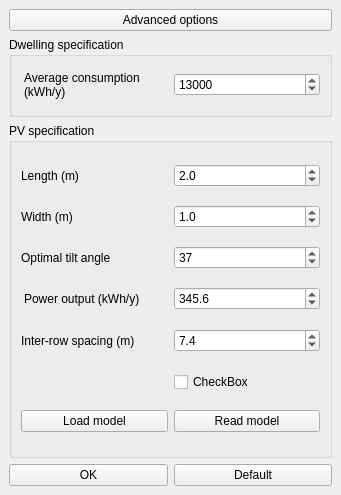
<?xml version="1.0" encoding="UTF-8"?>
<ui version="4.0">
 <class>DockWidget</class>
 <widget class="QDockWidget" name="DockWidget">
  <property name="geometry">
   <rect>
    <x>0</x>
    <y>0</y>
    <width>341</width>
    <height>495</height>
   </rect>
  </property>
  <property name="minimumSize">
   <size>
    <width>254</width>
    <height>461</height>
   </size>
  </property>
  <property name="maximumSize">
   <size>
    <width>524287</width>
    <height>524287</height>
   </size>
  </property>
  <property name="windowTitle">
   <string>Configure</string>
  </property>
  <widget class="QWidget" name="dockWidgetContents">
   <layout class="QGridLayout" name="gridLayout_6">
    <item row="1" column="0">
     <layout class="QGridLayout" name="gridLayout_2">
      <item row="0" column="0">
       <widget class="QGroupBox" name="dwelling_specs">
        <property name="minimumSize">
         <size>
          <width>0</width>
          <height>80</height>
         </size>
        </property>
        <property name="maximumSize">
         <size>
          <width>16777215</width>
          <height>80</height>
         </size>
        </property>
        <property name="title">
         <string>Dwelling specification</string>
        </property>
        <layout class="QGridLayout" name="gridLayout_5">
         <item row="0" column="0">
          <layout class="QGridLayout" name="gridLayout_3">
           <item row="0" column="0">
            <widget class="QLabel" name="averageHouseConsumption_label">
             <property name="text">
              <string>Average consumption (kWh/y)</string>
             </property>
             <property name="wordWrap">
              <bool>true</bool>
             </property>
             <property name="indent">
              <number>3</number>
             </property>
            </widget>
           </item>
           <item row="0" column="1">
            <widget class="QSpinBox" name="houseConsumption_spinBox">
             <property name="minimum">
              <number>1</number>
             </property>
             <property name="maximum">
              <number>999999</number>
             </property>
             <property name="value">
              <number>13000</number>
             </property>
            </widget>
           </item>
          </layout>
         </item>
        </layout>
       </widget>
      </item>
      <item row="1" column="0">
       <layout class="QGridLayout" name="gridLayout">
        <item row="1" column="0">
         <widget class="QPushButton" name="ok_pushButton">
          <property name="text">
           <string>OK</string>
          </property>
         </widget>
        </item>
        <item row="1" column="1">
         <widget class="QPushButton" name="reset_pushButton">
          <property name="text">
           <string>Default</string>
          </property>
         </widget>
        </item>
        <item row="0" column="0" colspan="2">
         <widget class="QGroupBox" name="PV_specs">
          <property name="title">
           <string>PV specification</string>
          </property>
          <layout class="QGridLayout" name="gridLayout_4">
           <item row="0" column="0">
            <widget class="QLabel" name="PV_length_label">
             <property name="enabled">
              <bool>true</bool>
             </property>
             <property name="text">
              <string>Length (m)</string>
             </property>
            </widget>
           </item>
           <item row="0" column="1">
            <widget class="QDoubleSpinBox" name="length_spinbox">
             <property name="enabled">
              <bool>true</bool>
             </property>
             <property name="decimals">
              <number>1</number>
             </property>
             <property name="singleStep">
              <double>0.100000000000000</double>
             </property>
             <property name="value">
              <double>2.000000000000000</double>
             </property>
            </widget>
           </item>
           <item row="1" column="0">
            <widget class="QLabel" name="PV_width_label">
             <property name="enabled">
              <bool>true</bool>
             </property>
             <property name="text">
              <string>Width (m)</string>
             </property>
            </widget>
           </item>
           <item row="1" column="1">
            <widget class="QDoubleSpinBox" name="width_spinbox">
             <property name="enabled">
              <bool>true</bool>
             </property>
             <property name="decimals">
              <number>1</number>
             </property>
             <property name="singleStep">
              <double>0.100000000000000</double>
             </property>
             <property name="value">
              <double>1.000000000000000</double>
             </property>
            </widget>
           </item>
           <item row="2" column="0">
            <widget class="QLabel" name="PV_angle_label">
             <property name="enabled">
              <bool>true</bool>
             </property>
             <property name="text">
              <string>Optimal tilt angle</string>
             </property>
            </widget>
           </item>
           <item row="2" column="1">
            <widget class="QSpinBox" name="pv_angle_spinbox">
             <property name="enabled">
              <bool>true</bool>
             </property>
             <property name="minimum">
              <number>1</number>
             </property>
             <property name="maximum">
              <number>90</number>
             </property>
             <property name="value">
              <number>37</number>
             </property>
            </widget>
           </item>
           <item row="3" column="0">
            <widget class="QLabel" name="energy_label">
             <property name="text">
              <string>Power output (kWh/y)</string>
             </property>
             <property name="wordWrap">
              <bool>true</bool>
             </property>
             <property name="indent">
              <number>3</number>
             </property>
            </widget>
           </item>
           <item row="3" column="1">
            <widget class="QDoubleSpinBox" name="energy_spinBox">
             <property name="decimals">
              <number>1</number>
             </property>
             <property name="minimum">
              <double>0.000000000000000</double>
             </property>
             <property name="maximum">
              <double>999999999.000000000000000</double>
             </property>
             <property name="singleStep">
              <double>1.000000000000000</double>
             </property>
             <property name="value">
              <double>345.600000000000023</double>
             </property>
            </widget>
           </item>
           <item row="4" column="0">
            <widget class="QLabel" name="inter_row_distance_label">
             <property name="enabled">
              <bool>true</bool>
             </property>
             <property name="minimumSize">
              <size>
               <width>0</width>
               <height>26</height>
              </size>
             </property>
             <property name="maximumSize">
              <size>
               <width>16777215</width>
               <height>26</height>
              </size>
             </property>
             <property name="text">
              <string>Inter-row spacing (m)</string>
             </property>
             <property name="wordWrap">
              <bool>true</bool>
             </property>
            </widget>
           </item>
           <item row="4" column="1">
            <widget class="QDoubleSpinBox" name="inter_row_spinbox">
             <property name="enabled">
              <bool>true</bool>
             </property>
             <property name="decimals">
              <number>1</number>
             </property>
             <property name="maximum">
              <double>540.000000000000000</double>
             </property>
             <property name="singleStep">
              <double>0.100000000000000</double>
             </property>
             <property name="value">
              <double>7.400000000000000</double>
             </property>
            </widget>
           </item>
           <item row="5" column="1">
            <widget class="QCheckBox" name="model_checkBox">
             <property name="text">
              <string>CheckBox</string>
             </property>
            </widget>
           </item>
           <item row="6" column="0">
            <widget class="QPushButton" name="load_PV_pushButton">
             <property name="text">
              <string>Load model</string>
             </property>
            </widget>
           </item>
           <item row="6" column="1">
            <widget class="QPushButton" name="read_PV_pushButton">
             <property name="text">
              <string>Read model</string>
             </property>
            </widget>
           </item>
          </layout>
         </widget>
        </item>
       </layout>
      </item>
     </layout>
    </item>
    <item row="0" column="0">
     <widget class="QPushButton" name="mode_pushButton">
      <property name="text">
       <string>Advanced options</string>
      </property>
     </widget>
    </item>
   </layout>
  </widget>
 </widget>
 <resources/>
 <connections/>
</ui>
